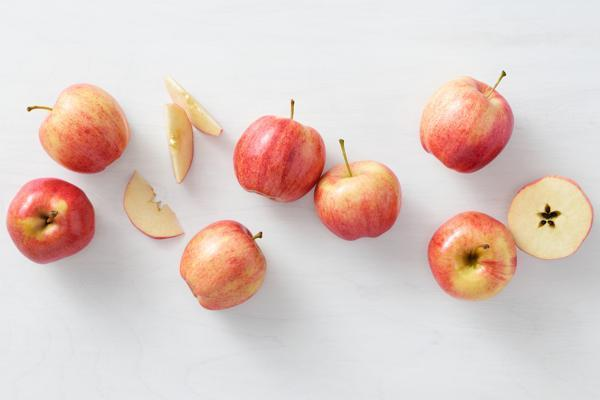
#> input picture Automate updating catalog information/supplier-data/images/001.jpeg, 600 x 400 px, found by its file name; its folder holds 4 pictures in this run
$ python main.py
#> lines starting #> are read from the running program, lines starting #| are printed output that depends on the picture
#! /usr/bin/env python3

import os
from PIL import Image

src = "images/"
dst = "/opt/icons/"

old_names = os.listdir(os.getcwd()+"/"+src)

for item in old_names:
   if not item[0]==".":
      image = Image.open(src+item).convert('RGB')
#> image is the input picture: PIL image 600x400 RGB; mean R, G, B 222, 203.8, 197.6
      image.rotate(90).resize((128,128)).save(dst+item, "JPEG")
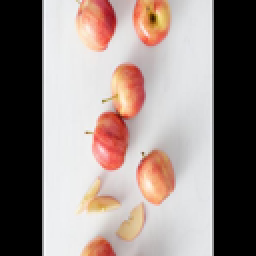
#> saved as 001.jpeg: PIL image 128x128 RGB (shown 2 times larger); mean R, G, B 148.6, 135.6, 131.3
#> pass 2 of the loop `for item in old_names:`:
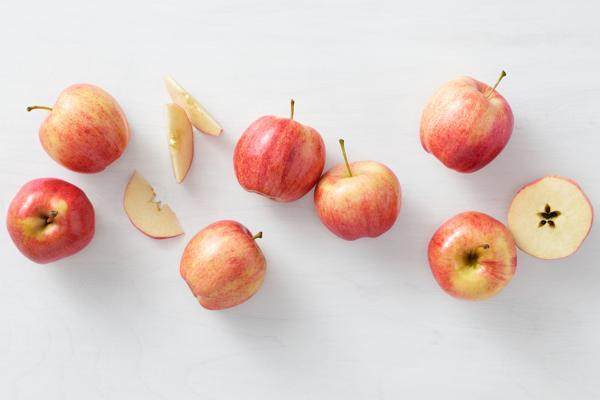
#> input picture Automate updating catalog information/supplier-data/images/001.tiff, 600 x 400 px, found by its file name
#> image is the input picture: PIL image 600x400 RGB; mean R, G, B 222, 203.8, 197.6
#> `image.rotate(90).resize((128,128)).save(dst+item, "JPEG")`:
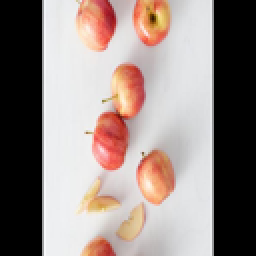
#> saved as 001.tiff: PIL image 128x128 RGB (shown 2 times larger); mean R, G, B 148.6, 135.6, 131.3
#> pass 3 of the loop `for item in old_names:`:
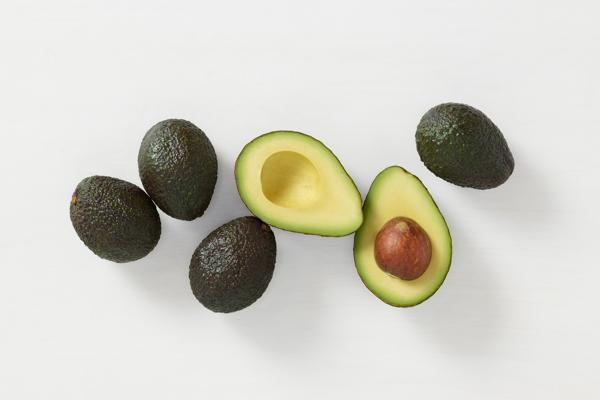
#> input picture Automate updating catalog information/supplier-data/images/002.jpeg, 600 x 400 px, found by its file name
#> image is the input picture: PIL image 600x400 RGB; mean R, G, B 208.5, 206.8, 196.9
#> `image.rotate(90).resize((128,128)).save(dst+item, "JPEG")`:
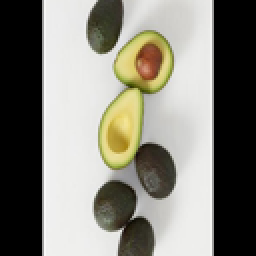
#> saved as 002.jpeg: PIL image 128x128 RGB (shown 2 times larger); mean R, G, B 132, 130.3, 121.3
#> the loop made 4 passes; the first 3 are shown
